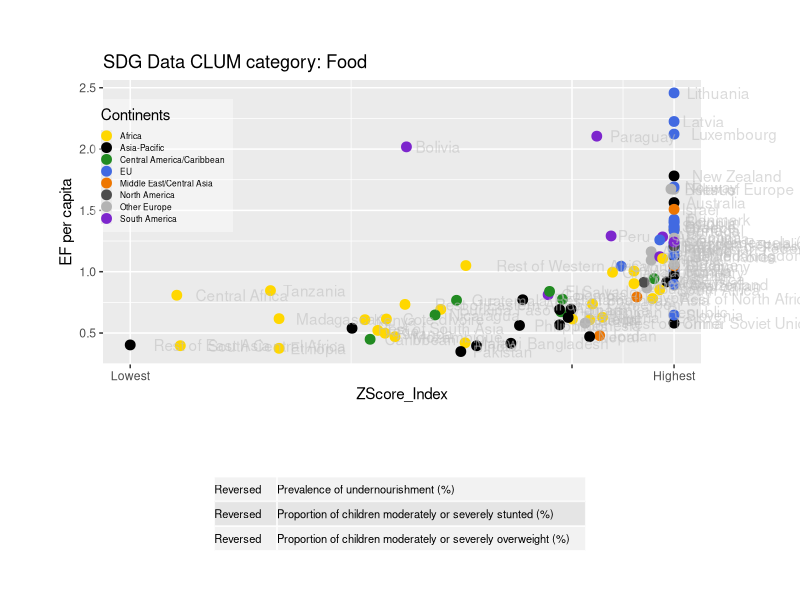
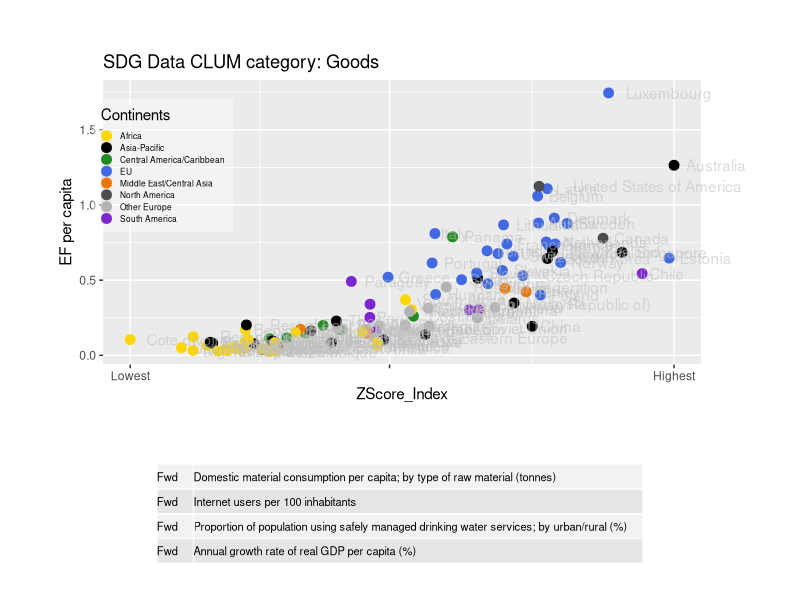
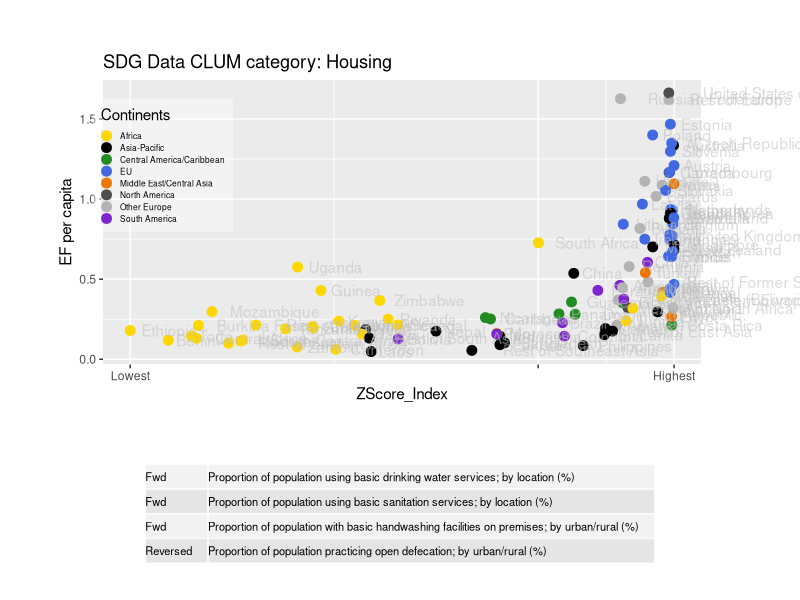

These charts were generated, in order, by the following R code: (Note: this script raises an error after producing the figures.)
## ---- chunk 1
knitr::opts_chunk$set(echo=FALSE, warning=FALSE, message=FALSE,fig.width=12, fig.height=8)

"Note that the `echo = FALSE` parameter was added to the code chunk to prevent printing of the R code that generated the plot."
library(ggplot2)
library(grid)
library(gridExtra)
library(knitr)
library(kableExtra)
## ---- chunk 2
#Set the minimum QScore to be included in the data
QScoreMin <- 4
#Pull the data from csv files
EFWBData <- read.csv("NFA_WB_2017_CLUM.csv")
EFSDGData <- read.csv("NFA_SDG_2017_CLUM.csv")
IndicatorsDownloaded <- read.csv("IndicatorsDLed.csv")
SDGIndicatorsDownloaded <- read.csv("SDGIndicatorsDownloaded.csv")
AllSDGiList <- read.csv("AllSDGiList.csv")

#subetted data to plot
EFWBData11 <- subset(EFWBData, (EFWBData$year == 2011 & EFWBData$QScore > QScoreMin))
EFSDGData11 <- subset(EFSDGData,(EFSDGData$year == 2011 & EFSDGData$QScore > QScoreMin))

EFWBData11.Food <- subset(EFWBData11, EFWBData11$clum7_name == "Food")
EFWBData11.Goods <- subset(EFWBData11, EFWBData11$clum7_name == "Goods")
EFWBData11.Government <- subset(EFWBData11, EFWBData11$clum7_name == "Government")
EFWBData11.Housing <- subset(EFWBData11, EFWBData11$clum7_name == "Housing")
EFWBData11.PersonalTransportation <- subset(EFWBData11, EFWBData11$clum7_name == "Personal Transportation")
EFWBData11.Services <- subset(EFWBData11, EFWBData11$clum7_name == "Services")

EFSDGData11.Food <- subset(EFSDGData11, EFSDGData11$clum7_name == "Food")
EFSDGData11.Goods <- subset(EFSDGData11, EFSDGData11$clum7_name == "Goods")
EFSDGData11.Government <- subset(EFSDGData11, EFSDGData11$clum7_name == "Government")
EFSDGData11.GrossFixedCapitalFormation <- subset(EFSDGData11, EFSDGData11$clum7_name == "Gross Fixed Capital Formation")
EFSDGData11.Housing <- subset(EFSDGData11, EFSDGData11$clum7_name == "Housing")
EFSDGData11.PersonalTransportation <- subset(EFSDGData11, EFSDGData11$clum7_name == "Personal Transportation")
EFSDGData11.Services <- subset(EFSDGData11, EFSDGData11$clum7_name == "Services")

plotfunc <- function(data, title, CLUMcat, IndDL, height1, height2){
  myColors <-   c("gold","black", "forestgreen", "royalblue", "darkorange2", "grey30", "grey70", "purple3")
  names(myColors) <- levels(data$Continents)
  colScale <- scale_colour_manual(name = "Continents",values = myColors)
  p <- ggplot(data, aes(ZScore_Index, total , colour = Continents)) +
    geom_point(size = 3) +
    geom_text(label = data$GTAP_name,hjust=-.2, alpha=0.55, colour="grey") +
    scale_x_continuous(breaks = c(min(data$ZScore_Index[!is.na(data$ZScore_Index)]),0,max(data$ZScore_Index[!is.na(data$ZScore_Index)])), labels = c("Lowest","", "Highest")) +
    colScale +
    labs(title = paste(title,"CLUM category:",data$clum7_name), y = "EF per capita") +
    theme(plot.margin = unit(c(1,2,1,1),"cm"), legend.position = c(.1,.7),
          legend.text = element_text(colour="black", size=6),
          legend.key.size = unit(.05,"cm"),
          legend.background = element_rect(fill=alpha ("white",0.4))) 
  gt <- ggplot_gtable(ggplot_build(p)) 
  gt$layout$clip[gt$layout$name == "panel"] <- "off" 
  
  
  tb <- tableGrob(cbind(as.character(IndDL[,5][IndDL$CLUM==CLUMcat]),
  stringr::str_wrap(as.character(IndDL[,3][IndDL$CLUM==CLUMcat]),400)),
                  theme = ttheme_default(base_size=8,
                                         core = list(fg_params=list(hjust=0, x=0))))
  
  # plotname <- paste("Plots/",deparse(substitute(data)),".pdf", sep ="")
  # pdf(plotname,width=12,height=9,onefile = FALSE)
  # dev.off
  grid.newpage()
  grid.arrange(gt, tb, nrow=2, heights = c(height1, height2), vp=viewport(width=0.95, height=0.95))
  #dev.off()
}
## ---- chunk 3
plotfunc(EFSDGData11.Food,"SDG Data", "Food", SDGIndicatorsDownloaded, 1.5, .5)
## ---- chunk 4
plotfunc(EFSDGData11.Goods,"SDG Data", "Goods",SDGIndicatorsDownloaded, 1.5, .5)
## ---- chunk 5
plotfunc(EFSDGData11.Housing,"SDG Data", "Housing", SDGIndicatorsDownloaded, 1.5, .5)
## ---- chunk 6
## PLOT HAS AN ERROR RIGHT NOW RE LINE LENGTH/WRAPPING  
##  plotfunc(EFSDGData11.Services,"SDG Data", "Serivces", SDGIndicatorsDownloaded, 1.5, .5)
# Working on a workaround....
## For PDF Version use
knitr::include_graphics("Plots/EFSDGData11.Services.pdf")
## For HTML Version use
#knitr::include_graphics("Plots/EFSDGData11.Services.png")


# <img src = "./Plots/EFSDGData11Services.pdf" >
# ![](Plots/EFSDGData11Services.pdf)


## ---- chunk 7

plotfunc(EFSDGData11.PersonalTransportation,"SDG Data", "Transport", SDGIndicatorsDownloaded, 1.5, .5)
## ---- chunk 8

plotfunc(EFWBData11.Government,"World Bank Data", "Government",IndicatorsDownloaded, 1, 1)

## ---- chunk 9

plotfunc(EFSDGData11.GrossFixedCapitalFormation,"SDG Data", "GFCF", SDGIndicatorsDownloaded, 1.5, .5)
## ---- chunk 10
## For PDF version USE: 
kable(AllSDGiList[AllSDGiList$timePeriodStart==2011,1:3], row.names = FALSE, longtable = TRUE, format = "latex", booktabs = T) %>%
## For HTML VERSION USE: 
#kable(AllSDGiList[AllSDGiList$timePeriodStart==2011,1:3], row.names = FALSE) %>%
  column_spec(3, width = "10cm") %>%
  kable_styling(latex_options = c("hold_position", "repeat_header"))
